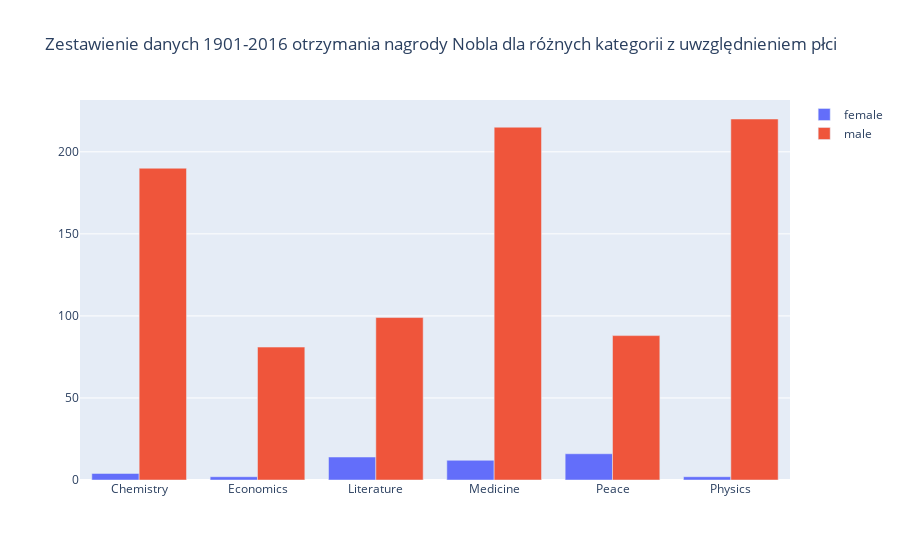

Source (notebook cell):
### Code cell
# display as plots
domain = laureates_all_categories_by_sex['Category']
fig = go.Figure()
fig.add_trace(go.Bar(x = domain, y = laureates_all_categories_by_sex['female'], name='female'))
fig.add_trace(go.Bar(x = domain, y = laureates_all_categories_by_sex['male'], name = 'male'))
fig.update_layout(title = 'Zestawienie danych 1901-2016 otrzymania nagrody Nobla dla różnych kategorii z uwzględnieniem płci')
iplot(fig)

### Figure 1 — Plotly figure (JSON) as saved in the notebook; plotly's stock layout.template omitted (floating-point values rounded to 4 significant figures)
{"data": [{"name": "female", "type": "bar", "x": ["Chemistry", "Economics", "Literature", "Medicine", "Peace", "Physics"], "y": [4, 2, 14, 12, 16, 2]}, {"name": "male", "type": "bar", "x": ["Chemistry", "Economics", "Literature", "Medicine", "Peace", "Physics"], "y": [190, 81, 99, 215, 88, 220]}], "layout": {"title": {"text": "Zestawienie danych 1901-2016 otrzymania nagrody Nobla dla różnych kategorii z uwzględnieniem płci"}}}
